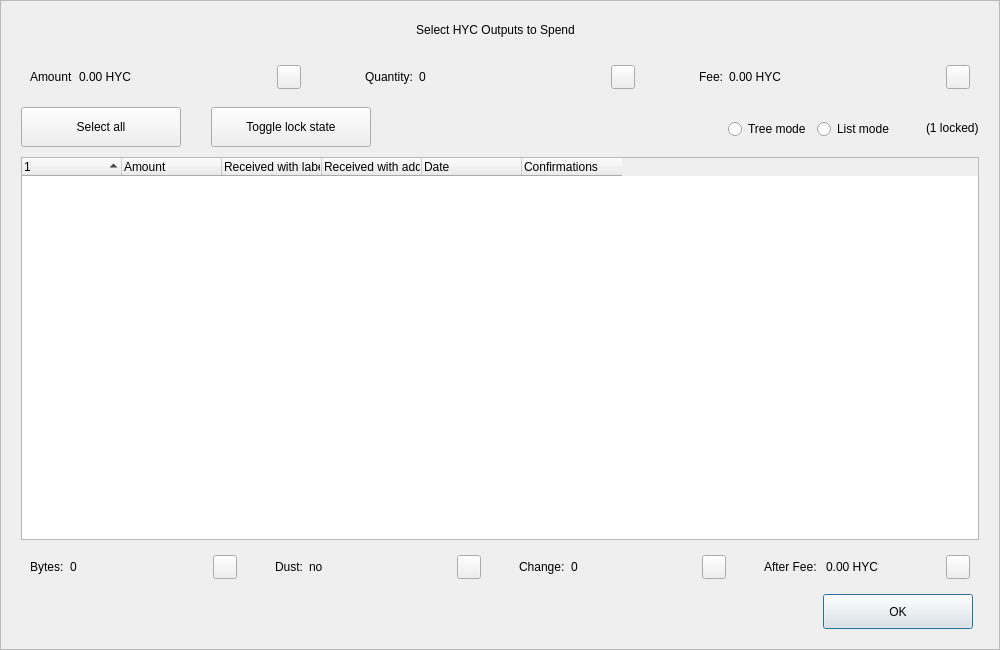
<?xml version="1.0" encoding="UTF-8"?>
<ui version="4.0">
 <class>CoinControlDialog</class>
 <widget class="QDialog" name="CoinControlDialog">
  <property name="geometry">
   <rect>
    <x>0</x>
    <y>0</y>
    <width>1000</width>
    <height>650</height>
   </rect>
  </property>
  <property name="minimumSize">
   <size>
    <width>950</width>
    <height>650</height>
   </size>
  </property>
  <property name="windowTitle">
   <string>Coin Selection</string>
  </property>
  <property name="styleSheet">
   <string notr="true"/>
  </property>
  <layout class="QVBoxLayout" name="verticalLayout">
   <property name="spacing">
    <number>0</number>
   </property>
   <property name="leftMargin">
    <number>0</number>
   </property>
   <property name="topMargin">
    <number>0</number>
   </property>
   <property name="rightMargin">
    <number>0</number>
   </property>
   <property name="bottomMargin">
    <number>0</number>
   </property>
   <item>
    <widget class="QFrame" name="frameContainer">
     <property name="toolTipDuration">
      <number>0</number>
     </property>
     <property name="frameShape">
      <enum>QFrame::StyledPanel</enum>
     </property>
     <property name="frameShadow">
      <enum>QFrame::Raised</enum>
     </property>
     <layout class="QVBoxLayout" name="verticalLayout_2">
      <property name="leftMargin">
       <number>0</number>
      </property>
      <property name="rightMargin">
       <number>0</number>
      </property>
      <property name="bottomMargin">
       <number>20</number>
      </property>
      <item>
       <layout class="QHBoxLayout" name="horizontalLayout_12">
        <property name="spacing">
         <number>0</number>
        </property>
        <property name="leftMargin">
         <number>20</number>
        </property>
        <property name="rightMargin">
         <number>30</number>
        </property>
        <item>
         <spacer name="horizontalSpacer_4">
          <property name="orientation">
           <enum>Qt::Horizontal</enum>
          </property>
          <property name="sizeHint" stdset="0">
           <size>
            <width>40</width>
            <height>20</height>
           </size>
          </property>
         </spacer>
        </item>
        <item>
         <widget class="QLabel" name="labelTitle">
          <property name="minimumSize">
           <size>
            <width>0</width>
            <height>40</height>
           </size>
          </property>
          <property name="maximumSize">
           <size>
            <width>16777215</width>
            <height>40</height>
           </size>
          </property>
          <property name="text">
           <string>Select HYC Outputs to Spend</string>
          </property>
          <property name="alignment">
           <set>Qt::AlignCenter</set>
          </property>
          <property name="margin">
           <number>7</number>
          </property>
         </widget>
        </item>
        <item>
         <spacer name="horizontalSpacer_5">
          <property name="orientation">
           <enum>Qt::Horizontal</enum>
          </property>
          <property name="sizeHint" stdset="0">
           <size>
            <width>40</width>
            <height>20</height>
           </size>
          </property>
         </spacer>
        </item>
       </layout>
      </item>
      <item>
       <layout class="QHBoxLayout" name="horizontalLayout_8">
        <property name="leftMargin">
         <number>20</number>
        </property>
        <property name="rightMargin">
         <number>20</number>
        </property>
        <item>
         <widget class="QWidget" name="layoutAmount" native="true">
          <layout class="QHBoxLayout" name="horizontalLayout_9" stretch="0,1,0">
           <item>
            <widget class="QLabel" name="labelCoinControlAmountText">
             <property name="text">
              <string>Amount</string>
             </property>
            </widget>
           </item>
           <item>
            <widget class="QLabel" name="labelCoinControlAmount">
             <property name="text">
              <string>0.00 HYC</string>
             </property>
            </widget>
           </item>
           <item alignment="Qt::AlignHCenter|Qt::AlignVCenter">
            <widget class="QPushButton" name="pushButtonAmount">
             <property name="minimumSize">
              <size>
               <width>0</width>
               <height>24</height>
              </size>
             </property>
             <property name="maximumSize">
              <size>
               <width>24</width>
               <height>26</height>
              </size>
             </property>
             <property name="focusPolicy">
              <enum>Qt::NoFocus</enum>
             </property>
             <property name="styleSheet">
              <string notr="true">padding-bottom:2px;
padding-right:4px;</string>
             </property>
             <property name="text">
              <string/>
             </property>
            </widget>
           </item>
          </layout>
         </widget>
        </item>
        <item>
         <spacer name="horizontalSpacer_2">
          <property name="orientation">
           <enum>Qt::Horizontal</enum>
          </property>
          <property name="sizeType">
           <enum>QSizePolicy::Fixed</enum>
          </property>
          <property name="sizeHint" stdset="0">
           <size>
            <width>40</width>
            <height>20</height>
           </size>
          </property>
         </spacer>
        </item>
        <item>
         <widget class="QWidget" name="layoutQuantity" native="true">
          <layout class="QHBoxLayout" name="horizontalLayout_10" stretch="0,1,0">
           <item>
            <widget class="QLabel" name="labelCoinControlQuantityText">
             <property name="text">
              <string>Quantity:</string>
             </property>
            </widget>
           </item>
           <item>
            <widget class="QLabel" name="labelCoinControlQuantity">
             <property name="text">
              <string>0</string>
             </property>
            </widget>
           </item>
           <item alignment="Qt::AlignHCenter|Qt::AlignVCenter">
            <widget class="QPushButton" name="pushButtonQuantity">
             <property name="minimumSize">
              <size>
               <width>0</width>
               <height>24</height>
              </size>
             </property>
             <property name="maximumSize">
              <size>
               <width>24</width>
               <height>26</height>
              </size>
             </property>
             <property name="focusPolicy">
              <enum>Qt::NoFocus</enum>
             </property>
             <property name="styleSheet">
              <string notr="true">padding-bottom:2px;
               padding-right:4px;</string>
             </property>
             <property name="text">
              <string/>
             </property>
            </widget>
           </item>
          </layout>
         </widget>
        </item>
        <item>
         <spacer name="horizontalSpacer_22">
          <property name="orientation">
           <enum>Qt::Horizontal</enum>
          </property>
          <property name="sizeType">
           <enum>QSizePolicy::Fixed</enum>
          </property>
          <property name="sizeHint" stdset="0">
           <size>
            <width>40</width>
            <height>20</height>
           </size>
          </property>
         </spacer>
        </item>
        <item>
         <widget class="QWidget" name="layoutFee" native="true">
          <layout class="QHBoxLayout" name="horizontalLayout_11" stretch="0,1,0">
           <item>
            <widget class="QLabel" name="labelCoinControlFeeText">
             <property name="text">
              <string>Fee:</string>
             </property>
            </widget>
           </item>
           <item>
            <widget class="QLabel" name="labelCoinControlFee">
             <property name="text">
              <string>0.00 HYC</string>
             </property>
            </widget>
           </item>
           <item alignment="Qt::AlignHCenter|Qt::AlignVCenter">
            <widget class="QPushButton" name="pushButtonFee">
             <property name="minimumSize">
              <size>
               <width>0</width>
               <height>24</height>
              </size>
             </property>
             <property name="maximumSize">
              <size>
               <width>24</width>
               <height>26</height>
              </size>
             </property>
             <property name="focusPolicy">
              <enum>Qt::NoFocus</enum>
             </property>
             <property name="styleSheet">
              <string notr="true">padding-bottom:2px;
               padding-right:4px;</string>
             </property>
             <property name="text">
              <string/>
             </property>
            </widget>
           </item>
          </layout>
         </widget>
        </item>
       </layout>
      </item>
      <item>
       <widget class="QFrame" name="frame">
        <property name="minimumSize">
         <size>
          <width>0</width>
          <height>40</height>
         </size>
        </property>
        <property name="styleSheet">
         <string notr="true">#frame {
	border:0;
}</string>
        </property>
        <property name="frameShape">
         <enum>QFrame::StyledPanel</enum>
        </property>
        <property name="frameShadow">
         <enum>QFrame::Sunken</enum>
        </property>
        <layout class="QHBoxLayout" name="horizontalLayout">
         <property name="spacing">
          <number>0</number>
         </property>
         <property name="leftMargin">
          <number>20</number>
         </property>
         <property name="topMargin">
          <number>0</number>
         </property>
         <property name="rightMargin">
          <number>20</number>
         </property>
         <property name="bottomMargin">
          <number>0</number>
         </property>
         <item>
          <layout class="QHBoxLayout" name="horizontalLayoutPanel" stretch="0,0,0,0,0,0">
           <property name="spacing">
            <number>20</number>
           </property>
           <item>
            <widget class="QPushButton" name="pushButtonSelectAll">
             <property name="sizePolicy">
              <sizepolicy hsizetype="Maximum" vsizetype="Fixed">
               <horstretch>0</horstretch>
               <verstretch>0</verstretch>
              </sizepolicy>
             </property>
             <property name="minimumSize">
              <size>
               <width>160</width>
               <height>40</height>
              </size>
             </property>
             <property name="maximumSize">
              <size>
               <width>16777215</width>
               <height>40</height>
              </size>
             </property>
             <property name="text">
              <string>Select all</string>
             </property>
             <property name="checkable">
              <bool>true</bool>
             </property>
             <property name="checked">
              <bool>false</bool>
             </property>
             <property name="autoExclusive">
              <bool>false</bool>
             </property>
             <property name="autoDefault">
              <bool>false</bool>
             </property>
            </widget>
           </item>
           <item>
            <spacer name="horizontalSpacer_6">
             <property name="orientation">
              <enum>Qt::Horizontal</enum>
             </property>
             <property name="sizeType">
              <enum>QSizePolicy::Fixed</enum>
             </property>
             <property name="sizeHint" stdset="0">
              <size>
               <width>10</width>
               <height>20</height>
              </size>
             </property>
            </spacer>
           </item>
           <item>
            <widget class="QPushButton" name="pushButtonToggleLock">
             <property name="sizePolicy">
              <sizepolicy hsizetype="Maximum" vsizetype="Fixed">
               <horstretch>0</horstretch>
               <verstretch>0</verstretch>
              </sizepolicy>
             </property>
             <property name="minimumSize">
              <size>
               <width>160</width>
               <height>40</height>
              </size>
             </property>
             <property name="maximumSize">
              <size>
               <width>16777215</width>
               <height>40</height>
              </size>
             </property>
             <property name="text">
              <string>Toggle lock state</string>
             </property>
             <property name="checkable">
              <bool>true</bool>
             </property>
             <property name="autoExclusive">
              <bool>false</bool>
             </property>
             <property name="autoDefault">
              <bool>false</bool>
             </property>
            </widget>
           </item>
           <item>
            <spacer name="horizontalSpacer_7">
             <property name="orientation">
              <enum>Qt::Horizontal</enum>
             </property>
             <property name="sizeType">
              <enum>QSizePolicy::Expanding</enum>
             </property>
             <property name="sizeHint" stdset="0">
              <size>
               <width>30</width>
               <height>20</height>
              </size>
             </property>
            </spacer>
           </item>
           <item alignment="Qt::AlignRight">
            <widget class="QGroupBox" name="groupBox_2">
             <property name="styleSheet">
              <string notr="true">#groupBox_2 {
    background-color:transparent;
    border-radius:0;
}</string>
             </property>
             <property name="title">
              <string/>
             </property>
             <layout class="QHBoxLayout" name="horizontalLayout_14">
              <item>
               <widget class="QRadioButton" name="radioTreeMode">
                <property name="sizePolicy">
                 <sizepolicy hsizetype="Maximum" vsizetype="Fixed">
                  <horstretch>0</horstretch>
                  <verstretch>0</verstretch>
                 </sizepolicy>
                </property>
                <property name="text">
                 <string>Tree mode</string>
                </property>
               </widget>
              </item>
              <item>
               <widget class="QRadioButton" name="radioListMode">
                <property name="sizePolicy">
                 <sizepolicy hsizetype="Maximum" vsizetype="Fixed">
                  <horstretch>0</horstretch>
                  <verstretch>0</verstretch>
                 </sizepolicy>
                </property>
                <property name="text">
                 <string>List mode</string>
                </property>
                <property name="checked">
                 <bool>false</bool>
                </property>
               </widget>
              </item>
             </layout>
            </widget>
           </item>
           <item>
            <widget class="QLabel" name="labelLocked">
             <property name="text">
              <string>(1 locked)</string>
             </property>
            </widget>
           </item>
          </layout>
         </item>
        </layout>
       </widget>
      </item>
      <item>
       <layout class="QHBoxLayout" name="horizontalLayout_13">
        <property name="leftMargin">
         <number>20</number>
        </property>
        <property name="rightMargin">
         <number>20</number>
        </property>
        <item>
         <widget class="CoinControlTreeWidget" name="treeWidget">
          <property name="contextMenuPolicy">
           <enum>Qt::CustomContextMenu</enum>
          </property>
          <property name="styleSheet">
           <string notr="true"/>
          </property>
          <property name="sortingEnabled">
           <bool>false</bool>
          </property>
          <property name="columnCount">
           <number>6</number>
          </property>
          <attribute name="headerShowSortIndicator" stdset="0">
           <bool>true</bool>
          </attribute>
          <attribute name="headerStretchLastSection">
           <bool>false</bool>
          </attribute>
          <column>
           <property name="text">
            <string/>
           </property>
          </column>
          <column>
           <property name="text">
            <string>Amount</string>
           </property>
          </column>
          <column>
           <property name="text">
            <string>Received with label</string>
           </property>
          </column>
          <column>
           <property name="text">
            <string>Received with address</string>
           </property>
          </column>
          <column>
           <property name="text">
            <string>Date</string>
           </property>
          </column>
          <column>
           <property name="text">
            <string>Confirmations</string>
           </property>
           <property name="toolTip">
            <string>Confirmed</string>
           </property>
          </column>
         </widget>
        </item>
       </layout>
      </item>
      <item>
       <layout class="QHBoxLayout" name="horizontalLayout_3">
        <property name="spacing">
         <number>20</number>
        </property>
        <property name="leftMargin">
         <number>20</number>
        </property>
        <property name="rightMargin">
         <number>20</number>
        </property>
        <item>
         <widget class="QWidget" name="layoutBytes" native="true">
          <layout class="QHBoxLayout" name="horizontalLayout_4" stretch="0,1,0">
           <item>
            <widget class="QLabel" name="labelCoinControlBytesText">
             <property name="text">
              <string>Bytes:</string>
             </property>
            </widget>
           </item>
           <item>
            <widget class="QLabel" name="labelCoinControlBytes">
             <property name="text">
              <string>0</string>
             </property>
            </widget>
           </item>
           <item alignment="Qt::AlignHCenter|Qt::AlignVCenter">
            <widget class="QPushButton" name="pushButtonBytes">
             <property name="minimumSize">
              <size>
               <width>0</width>
               <height>24</height>
              </size>
             </property>
             <property name="maximumSize">
              <size>
               <width>24</width>
               <height>26</height>
              </size>
             </property>
             <property name="focusPolicy">
              <enum>Qt::NoFocus</enum>
             </property>
             <property name="styleSheet">
              <string notr="true">padding-bottom:2px;
               padding-right:4px;</string>
             </property>
             <property name="text">
              <string/>
             </property>
            </widget>
           </item>
          </layout>
         </widget>
        </item>
        <item>
         <widget class="QWidget" name="layoutDust" native="true">
          <layout class="QHBoxLayout" name="horizontalLayout_5" stretch="0,1,0">
           <item>
            <widget class="QLabel" name="labelCoinControlLowOutputText">
             <property name="text">
              <string>Dust:</string>
             </property>
            </widget>
           </item>
           <item>
            <widget class="QLabel" name="labelCoinControlLowOutput">
             <property name="text">
              <string>no</string>
             </property>
            </widget>
           </item>
           <item alignment="Qt::AlignHCenter|Qt::AlignVCenter">
            <widget class="QPushButton" name="pushButtonDust">
             <property name="minimumSize">
              <size>
               <width>0</width>
               <height>24</height>
              </size>
             </property>
             <property name="maximumSize">
              <size>
               <width>24</width>
               <height>26</height>
              </size>
             </property>
             <property name="focusPolicy">
              <enum>Qt::NoFocus</enum>
             </property>
             <property name="styleSheet">
              <string notr="true">padding-bottom:2px;
               padding-right:4px;</string>
             </property>
             <property name="text">
              <string/>
             </property>
            </widget>
           </item>
          </layout>
         </widget>
        </item>
        <item>
         <widget class="QWidget" name="layoutChange" native="true">
          <layout class="QHBoxLayout" name="horizontalLayout_6" stretch="0,1,0">
           <item>
            <widget class="QLabel" name="labelCoinControlChangeText">
             <property name="text">
              <string>Change:</string>
             </property>
            </widget>
           </item>
           <item>
            <widget class="QLabel" name="labelCoinControlChange">
             <property name="text">
              <string>0</string>
             </property>
            </widget>
           </item>
           <item alignment="Qt::AlignHCenter|Qt::AlignVCenter">
            <widget class="QPushButton" name="pushButtonChange">
             <property name="minimumSize">
              <size>
               <width>0</width>
               <height>24</height>
              </size>
             </property>
             <property name="maximumSize">
              <size>
               <width>24</width>
               <height>26</height>
              </size>
             </property>
             <property name="focusPolicy">
              <enum>Qt::NoFocus</enum>
             </property>
             <property name="styleSheet">
              <string notr="true">padding-bottom:2px;
               padding-right:4px;</string>
             </property>
             <property name="text">
              <string/>
             </property>
            </widget>
           </item>
          </layout>
         </widget>
        </item>
        <item>
         <widget class="QWidget" name="layoutAfter" native="true">
          <layout class="QHBoxLayout" name="horizontalLayout_7" stretch="0,1,0">
           <item>
            <widget class="QLabel" name="labelCoinControlAfterFeeText">
             <property name="text">
              <string>After Fee: </string>
             </property>
            </widget>
           </item>
           <item>
            <widget class="QLabel" name="labelCoinControlAfterFee">
             <property name="text">
              <string>0.00 HYC</string>
             </property>
            </widget>
           </item>
           <item alignment="Qt::AlignHCenter|Qt::AlignVCenter">
            <widget class="QPushButton" name="pushButtonAlterFee">
             <property name="minimumSize">
              <size>
               <width>0</width>
               <height>24</height>
              </size>
             </property>
             <property name="maximumSize">
              <size>
               <width>24</width>
               <height>26</height>
              </size>
             </property>
             <property name="focusPolicy">
              <enum>Qt::NoFocus</enum>
             </property>
             <property name="styleSheet">
              <string notr="true">padding-bottom:2px;
               padding-right:4px;</string>
             </property>
             <property name="text">
              <string/>
             </property>
            </widget>
           </item>
          </layout>
         </widget>
        </item>
       </layout>
      </item>
      <item>
       <layout class="QHBoxLayout" name="horizontalLayout_2">
        <property name="spacing">
         <number>0</number>
        </property>
        <property name="leftMargin">
         <number>20</number>
        </property>
        <property name="rightMargin">
         <number>26</number>
        </property>
        <item>
         <spacer name="horizontalSpacer_3">
          <property name="orientation">
           <enum>Qt::Horizontal</enum>
          </property>
          <property name="sizeHint" stdset="0">
           <size>
            <width>558</width>
            <height>20</height>
           </size>
          </property>
         </spacer>
        </item>
        <item>
         <widget class="QPushButton" name="pushButtonOk">
          <property name="minimumSize">
           <size>
            <width>150</width>
            <height>35</height>
           </size>
          </property>
          <property name="text">
           <string>OK</string>
          </property>
         </widget>
        </item>
       </layout>
      </item>
     </layout>
    </widget>
   </item>
  </layout>
 </widget>
 <customwidgets>
  <customwidget>
   <class>CoinControlTreeWidget</class>
   <extends>QTreeWidget</extends>
   <header>coincontroltreewidget.h</header>
  </customwidget>
 </customwidgets>
 <resources/>
 <connections/>
</ui>
